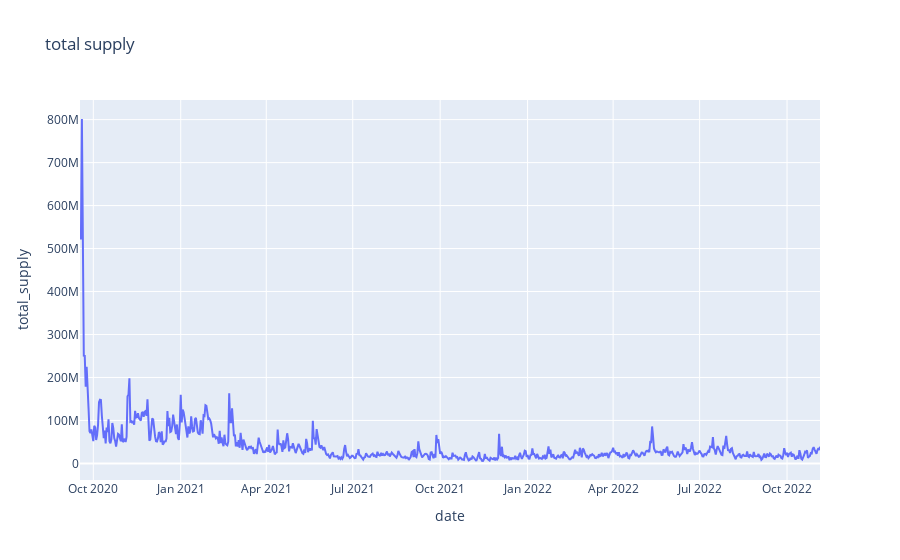

Here is the notebook cell this chart was saved with:
### Code cell
df_tot_sup = pd.DataFrame({
    'date': [datetime.utcfromtimestamp(value[0] / 1000) for value in uni_get_data['total_volumes']], 
    'total_supply': [market_cap[1] / price[1] for price, market_cap in zip(uni_get_data['prices'], uni_get_data['total_volumes'])]
})

px.line(df_tot_sup, x='date', y='total_supply', title='total supply')

### Figure 1 — Plotly figure (JSON) as saved in the notebook; plotly's stock layout.template omitted (floating-point values rounded to 4 significant figures; data arrays with more than 128 entries replaced by an {"elided": "..."} marker saying what was removed)
{"data": [{"hovertemplate": "date=%{x}<br>total_supply=%{y}<extra></extra>", "legendgroup": "", "line": {"color": "#636efa", "dash": "solid"}, "marker": {"symbol": "circle"}, "mode": "lines", "name": "", "orientation": "v", "showlegend": false, "type": "scatter", "x": {"elided": "780 str values"}, "xaxis": "x", "y": {"elided": "780 float values"}, "yaxis": "y"}], "layout": {"legend": {"tracegroupgap": 0}, "title": {"text": "total supply"}, "xaxis": {"anchor": "y", "domain": [0, 1], "title": {"text": "date"}}, "yaxis": {"anchor": "x", "domain": [0, 1], "title": {"text": "total_supply"}}}}
